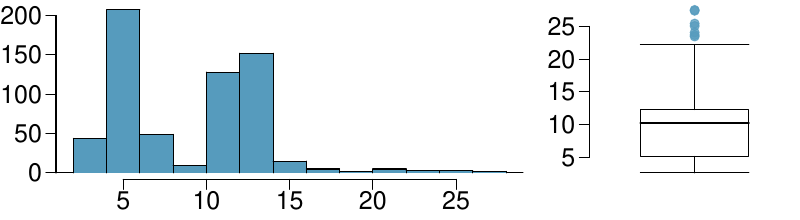

Source code (R):
# load openintro package for colors ---------------------------------
library(openintro)

# generate data -----------------------------------------------------
set.seed(12345)
bimod = c(rnorm(300, mean = 5, sd = 1), 
          rnorm(300, mean = 12, sd = 1), 
          runif(25, min = 13, max = 28))

# histogram and box plot --------------------------------------------
pdf("hist_vs_box.pdf", height = 2.5, width = 7)
par(mar = c(2, 2.8, 0, 0), las = 1, mgp = c(2.9, 0.7, 0),
    cex.axis = 1.5, cex.lab = 1.5)
layout(matrix(1:2, 1), 2:1)
histPlot(bimod, xlab = "", ylab = "", yaxt = "n", col = COL[1])
boxPlot(bimod, col = COL[1,2], xlim = c(0.4, 1.6))
dev.off()